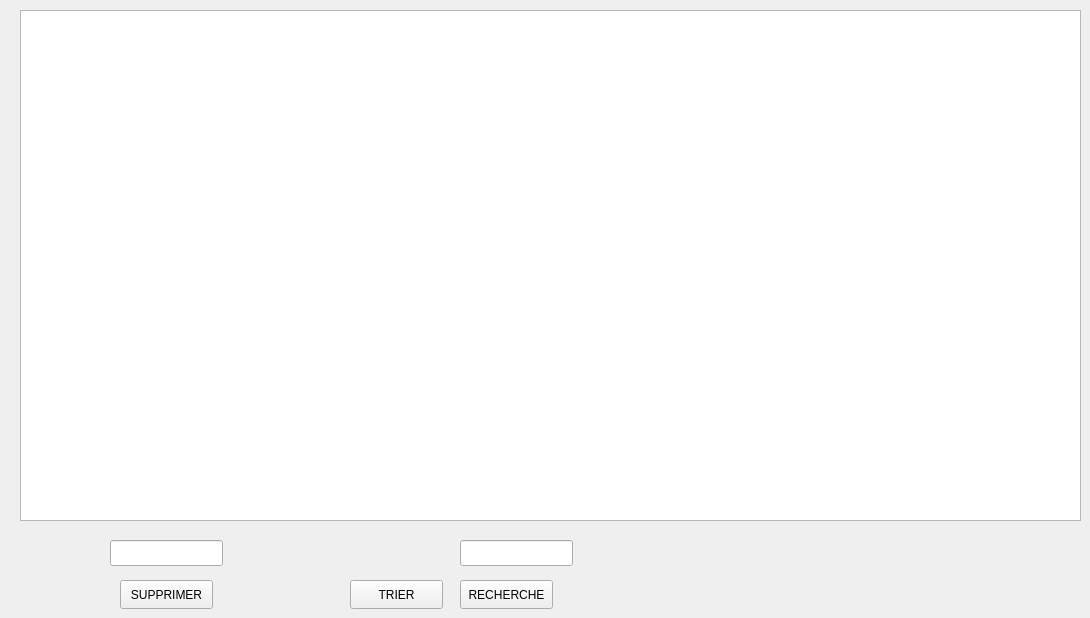
    <widget class="QWidget" name="tab_5">
     <attribute name="title">
      <string>AFFICHER</string>
     </attribute>
     <widget class="QTableView" name="aff">
      <property name="geometry">
       <rect>
        <x>20</x>
        <y>10</y>
        <width>1061</width>
        <height>511</height>
       </rect>
      </property>
     </widget>
     <widget class="QLineEdit" name="supp">
      <property name="geometry">
       <rect>
        <x>110</x>
        <y>540</y>
        <width>113</width>
        <height>26</height>
       </rect>
      </property>
     </widget>
     <widget class="QPushButton" name="supprimer_2">
      <property name="geometry">
       <rect>
        <x>120</x>
        <y>580</y>
        <width>93</width>
        <height>29</height>
       </rect>
      </property>
      <property name="text">
       <string>SUPPRIMER</string>
      </property>
     </widget>
     <widget class="QPushButton" name="trie">
      <property name="geometry">
       <rect>
        <x>350</x>
        <y>580</y>
        <width>93</width>
        <height>29</height>
       </rect>
      </property>
      <property name="text">
       <string>TRIER</string>
      </property>
     </widget>
     <widget class="QPushButton" name="recherche">
      <property name="geometry">
       <rect>
        <x>460</x>
        <y>580</y>
        <width>93</width>
        <height>29</height>
       </rect>
      </property>
      <property name="text">
       <string>RECHERCHE</string>
      </property>
     </widget>
     <widget class="QLineEdit" name="rech">
      <property name="geometry">
       <rect>
        <x>460</x>
        <y>540</y>
        <width>113</width>
        <height>26</height>
       </rect>
      </property>
     </widget>
    </widget>
